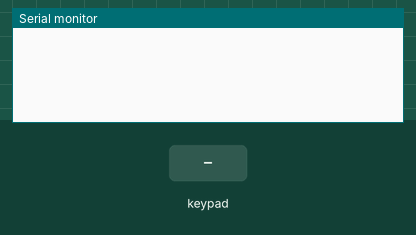
This sketch was run on a simulated Arduino Uno, built with avr-gcc and run on an emulated ATmega328P. Shown: the last lines printed to the serial monitor. Inputs (shaded band) come from the test bench.

Above: at 1.5 s.
1.6 s: key 'U' pressed
At 1.9 s:
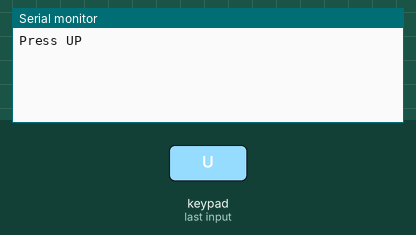
3.1 s: key 'D' pressed
At 3.5 s:
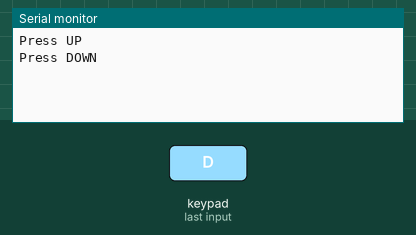
4.6 s: key 'L' pressed
At 5.0 s:
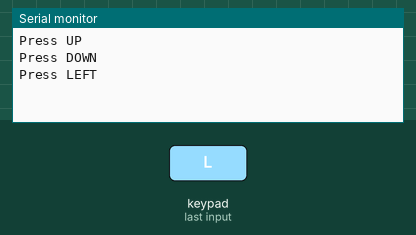
6.1 s: key 'R' pressed
At 6.5 s:
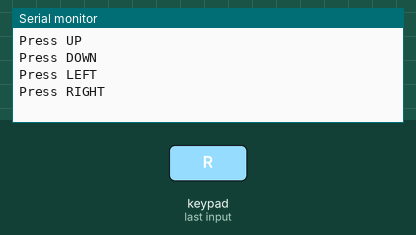
7.6 s: key 'X' pressed
At 8.6 s:
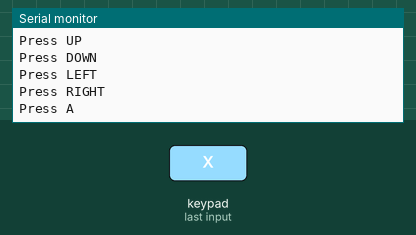
9.1 s: key 'O' pressed
At 10.1 s:
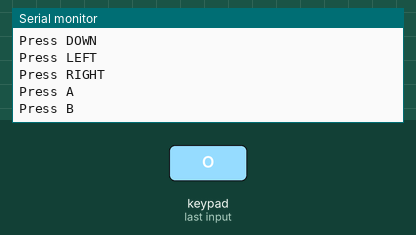

Measured:
- after the input at 1.6 s, the serial monitor: prints a new line at once (image 1)
- after the input at 3.1 s, the serial monitor: prints a new line at once (image 2)
- after the input at 4.6 s, the serial monitor: prints a new line at once (image 3)
- after the input at 6.1 s, the serial monitor: prints a new line at once (image 4)
- after the input at 7.6 s, the serial monitor: prints a new line at once (image 5)
- after the input at 9.1 s, the serial monitor: prints a new line at once (image 6)

The sketch:

PS2_Test.ino
```cpp
//***************************************************************//
//  Author       : RedFox                                        //
//  Website      : lamchucongnghe.com                            //
//  Fanpage      : fb.com//lamchucongnghevn                      //
//  Shop sendo   : sendo.vn/shop/lamchucongnghe_com              //
//  Shop shopee  : shopee.vn/lamchucongnghe                      //
//***************************************************************//

#include <PS2X_lib.h>

#define PS2_DAT     8       // Data Pin
#define PS2_CMD     9       // Command Pin
#define PS2_CS      10      // Attention Pin
#define PS2_CLK     11      // Clock Pin

PS2X ps2;                   // create PS2 Controller Class

void setup() {
  Serial.begin(9600);
  delay(300);
  // setup pins and settings: GamePad(clock, command, attention, data) check for error
  int ps2Config = ps2.config_gamepad(PS2_CLK, PS2_CMD, PS2_CS, PS2_DAT);
}

void loop() {
  ps2.read_gamepad();
  if(ps2.ButtonPressed(PSB_PAD_UP))
    Serial.println("Press UP");
  if(ps2.ButtonPressed(PSB_PAD_DOWN))
    Serial.println("Press DOWN");
  if(ps2.ButtonPressed(PSB_PAD_LEFT))
    Serial.println("Press LEFT");
  if(ps2.ButtonPressed(PSB_PAD_RIGHT))
    Serial.println("Press RIGHT");
  if(ps2.ButtonPressed(PSB_TRIANGLE))
    Serial.println("Press Y");
  if(ps2.ButtonPressed(PSB_CIRCLE))
    Serial.println("Press B");
  if(ps2.ButtonPressed(PSB_CROSS))
    Serial.println("Press A");
  if(ps2.ButtonPressed(PSB_SQUARE))
    Serial.println("Press X");
  if(ps2.ButtonPressed(PSB_L1))
    Serial.println("Press L1");
  if(ps2.ButtonPressed(PSB_L2))
    Serial.println("Press L2");
  if(ps2.ButtonPressed(PSB_L3))
    Serial.println("Press L3");
  if(ps2.ButtonPressed(PSB_R1))
    Serial.println("Press R1");
  if(ps2.ButtonPressed(PSB_R2))
    Serial.println("Press R2");
  if(ps2.ButtonPressed(PSB_R3))
    Serial.println("Press R3");
  if(ps2.Button(PSB_L1) || ps2.Button(PSB_R1)) { //print stick values if either is TRUE
    Serial.print("Stick Values:");
    Serial.print(ps2.Analog(PSS_LY), DEC); //Left stick, Y axis. Other options: LX, RY, RX
    Serial.print(",");
    Serial.print(ps2.Analog(PSS_LX), DEC);
    Serial.print(",");
    Serial.print(ps2.Analog(PSS_RY), DEC);
    Serial.print(",");
    Serial.println(ps2.Analog(PSS_RX), DEC);
  }
  delay(50);
}
```
